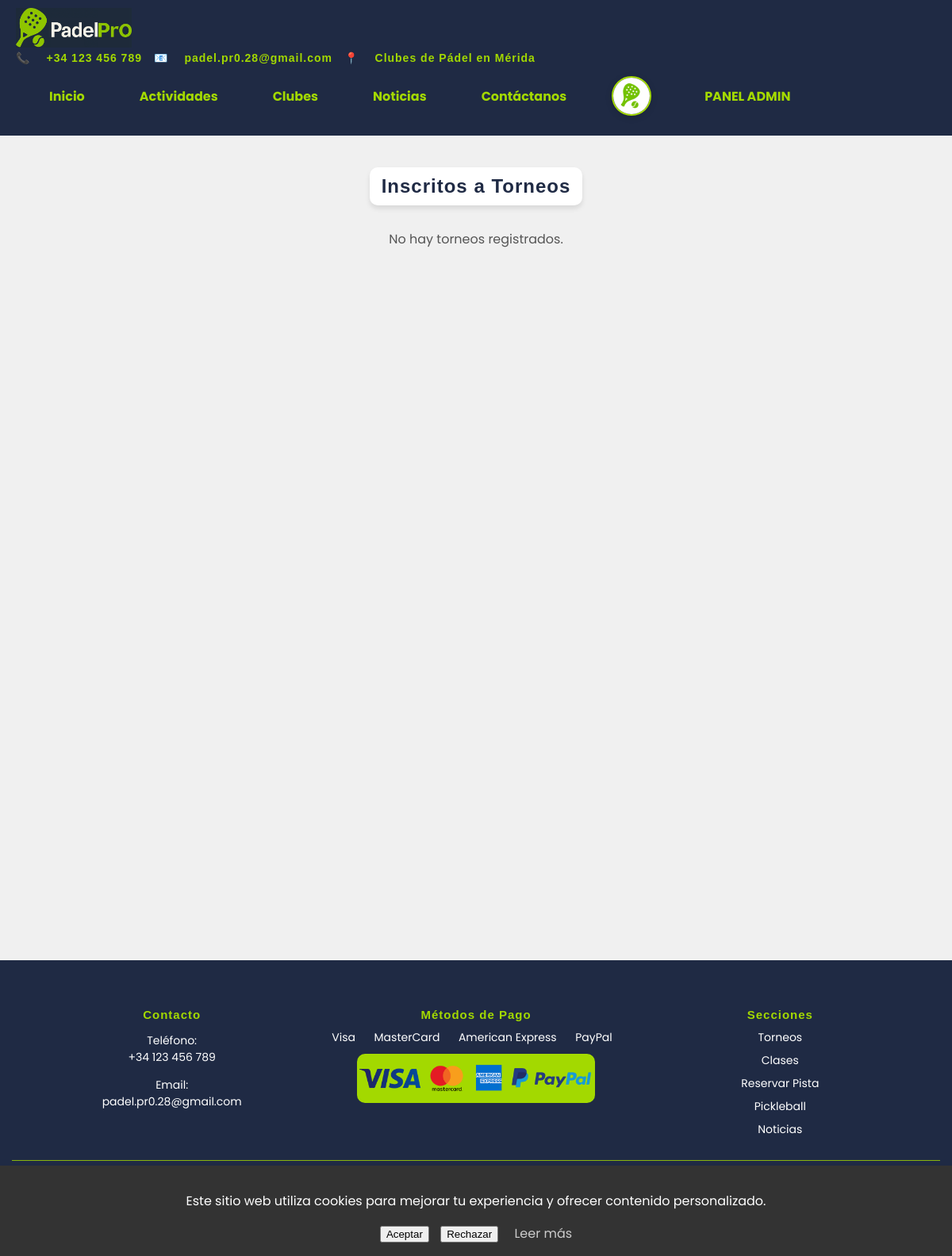
The page /admin/inscritos (signed in) on the database as committed earlier.
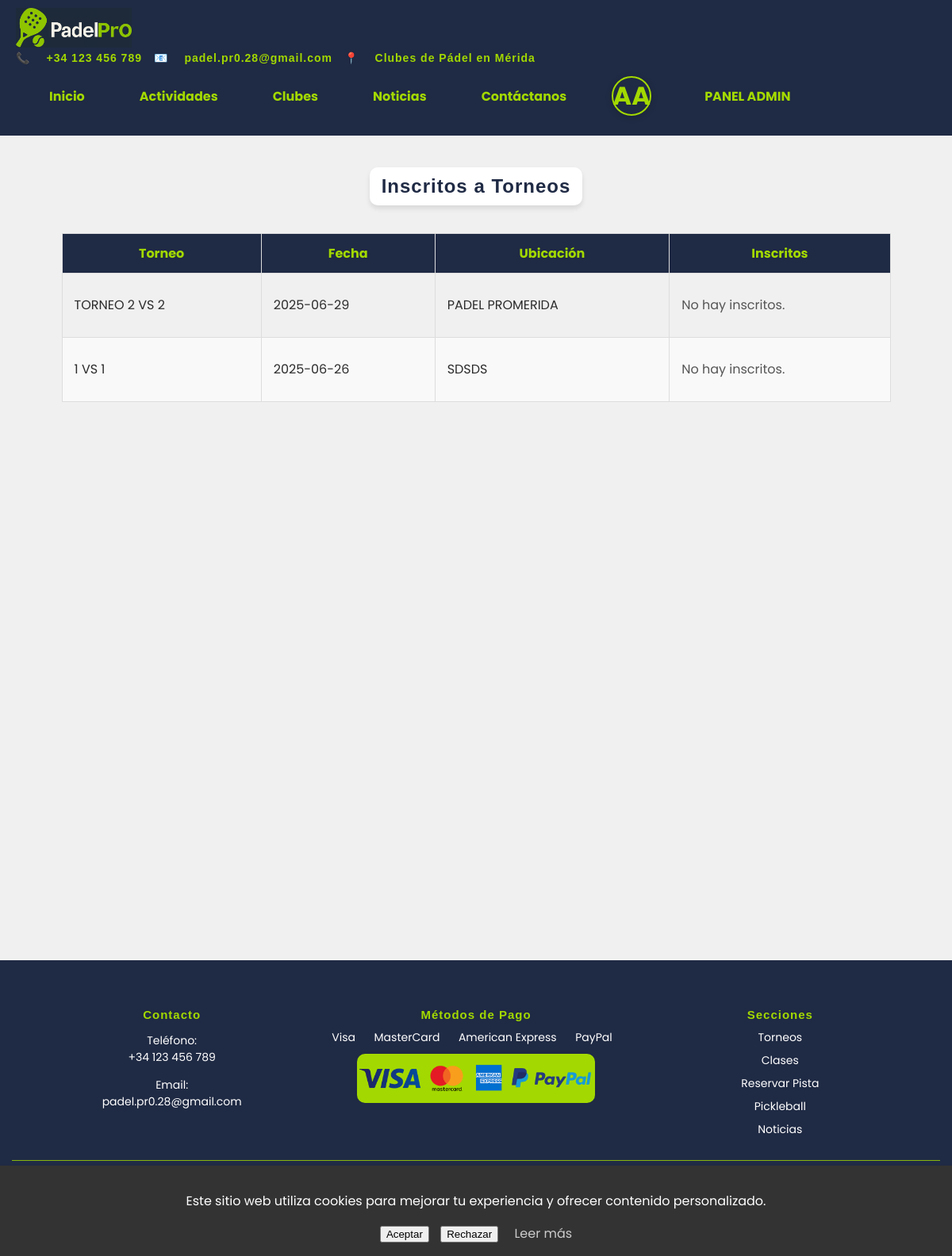
The same page on the database as committed later.
### models.py (models this page shows)
class Torneo(db.Model):
    id = db.Column(db.Integer, primary_key=True)
    nombre = db.Column(db.String(100), unique=True, nullable=False)
    fecha = db.Column(db.String(20), nullable=False)
    hora = db.Column(db.String(10), nullable=False)
    ubicacion = db.Column(db.String(100), nullable=False)
    precio = db.Column(db.String(20), nullable=False)
    descripcion = db.Column(db.Text, nullable=False)
    premios = db.Column(db.Text, nullable=False)
    inscritos = db.Column(db.Text, default="")  # Guarda usuarios inscritos separados por coma

### padel_app.py (the view)
@app.route('/admin/inscritos', methods=['GET'])
@admin_required
def admin_inscritos():
    torneos = Torneo.query.all()
    for torneo in torneos:
        torneo.inscritos_list = torneo.inscritos.split(',') if torneo.inscritos else []
    return render_template('admin_inscritos.html', torneos=torneos)

### padel_app.py (called while the page is built)
@app.before_request
def make_session_permanent():
    session.permanent = True

def admin_required(f):
    @wraps(f)
    def decorated_function(*args, **kwargs):
        if not session.get('usuario') or not session.get('is_admin'):
            flash('Acceso denegado. Solo administradores pueden acceder.', 'danger')
            return redirect(url_for('login'))
        return f(*args, **kwargs)
    return decorated_function

def is_admin_user(username):
    user = Usuario.query.filter_by(usuario=username).first()
    return user and user.is_admin

@app.context_processor
def inject_cookie_consent():
    return {'consent': request.cookies.get('cookie_consent')}

### templates/admin_inscritos.html (shortened to what this page needs)
{% extends "base.html" %}
{% block content %}
<div class="container">
    <h2 class="main-title">Inscritos a Torneos</h2>
    {% if torneos %}
        <table class="reservas-table">
            <thead>
                <tr>
                    <th>Torneo</th>
                    <th>Fecha</th>
                    <th>Ubicación</th>
                    <th>Inscritos</th>
                </tr>
            </thead>
            <tbody>
                {% for torneo in torneos %}
                <tr>
                    <td>{{ torneo.nombre }}</td>
                    <td>{{ torneo.fecha }}</td>
                    <td>{{ torneo.ubicacion }}</td>
                    <td>
                        {% if torneo.inscritos %}
                            <ul>
                                {% for inscrito in torneo.inscritos_list %}
    <li>{{ inscrito }}</li>
{% endfor %}
                            </ul>
                        {% else %}
                            <p>No hay inscritos.</p>
                        {% endif %}
                    </td>
                </tr>
                {% endfor %}
            </tbody>
        </table>
    {% else %}
        <p>No hay torneos registrados.</p>
    {% endif %}
</div>
{% endblock %}

### templates/base.html (shortened to what this page needs)
<!DOCTYPE html>
<html lang="en">
<head>
    <link rel="stylesheet" href="{{ url_for('static', filename='css/styles.css') }}">
    <link rel="stylesheet" href="https://cdnjs.cloudflare.com/ajax/libs/font-awesome/5.15.4/css/all.min.css">
</head>
<body>
    <header>
        <div class="header-left">
            <h1>
                <a href="{{ url_for('home_redirect') }}" class="logo-link">
                    <img src="{{ url_for('static', filename='images/log1.png') }}" alt="PadelPro Logo" class="logo-image">
                </a>
            </h1>
            <div class="contact-info-header">
                <span class="icon">📞</span> +34 123 456 789
                <span class="icon">📧</span> padel.pr0.28@gmail.com
                <span class="icon">📍</span> Clubes de Pádel en Mérida
            </div>
        </div>
        <nav class="navbar">
            <ul class="nav-menu">
                <li><a href="{{ url_for('home_redirect') }}">Inicio</a></li>
        <li class="dropdown">
            <a href="{{ url_for('actividades') }}">Actividades</a>
        </li>
                <li><a href="{{ url_for('clubes') }}">Clubes</a></li>
                <li><a href="{{ url_for('noticias') }}">Noticias</a></li>
                <li><a href="{{ url_for('contacto') }}">Contáctanos</a></li>
                {% if session.get('usuario') %}
                    <li class="user-dropdown">
                        {% if session.get('user_photo') %}
                            <img src="{{ session['user_photo'] }}" alt="Foto de perfil" class="user-photo">
                        {% else %}
                            <div class="user-photo user-initials">
                                {{ session.get('user_initials', '??') }}
                            </div>
                        {% endif %}
                    </li>
                    {% if session.get('usuario') and is_admin_user(session['usuario']) %}
                        <li><a href="{{ url_for('admin_panel') }}">PANEL ADMIN</a></li>
                    {% endif %}
                {% endif %}
            </ul>
        </nav>
    </header>
    <main>
        {% block content %}{% endblock %}
    </main>
    <footer class="footer">
        <div class="footer-container">
            <div class="footer-section">
                <h4>Contacto</h4>
                <p>Teléfono: <a href="tel:+34987654321">+34 123 456 789</a></p>
                <p>Email: <a href="mailto:info@padelclub.com">padel.pr0.28@gmail.com</a></p>
            </div>
            <div class="footer-section">
                <h4>Métodos de Pago</h4>
                <div class="payment-names">
                    <span>Visa</span>
                    <span>MasterCard</span>
                    <span>American Express</span>
                    <span>PayPal</span>
                </div>
                <div class="payment-methods">
                    <img src="{{ url_for('static', filename='images/payment-methods.png') }}" alt="Métodos de Pago">
                </div>
            </div>
            <div class="footer-section">
                <h4>Secciones</h4>
                <ul>
                    <li><a href="{{ url_for('torneos') }}">Torneos</a></li>
                    <li><a href="{{ url_for('clases') }}">Clases</a></li>
                    <li><a href="{{ url_for('reservar_pista') }}">Reservar Pista</a></li>
                    <li><a href="{{ url_for('pickleball') }}">Pickleball</a></li>
                    <li><a href="{{ url_for('noticias') }}">Noticias</a></li>
                </ul>
            </div>
        </div>
        <div class="footer-bottom">
    <p>
        <a href="{{ url_for('aviso_legal') }}">Aviso Legal</a> |
        <a href="{{ url_for('politica_cookies') }}">Política de Cookies</a>
    </p>
</div>
    </footer>
    {% if consent not in ['accepted', 'rejected'] %}
<div id="cookie-banner" style="position: fixed; bottom: 0; left: 0; right: 0; background: #333; color: white; padding: 1em; text-align: center; z-index: 9999;">
    <p>Este sitio web utiliza cookies para mejorar tu experiencia y ofrecer contenido personalizado.</p>
    <button id="btn-accept" style="margin-right: 10px; cursor: pointer;">Aceptar</button>
    <button id="btn-reject" style="cursor: pointer;">Rechazar</button>
    <a href="{{ url_for('politica_cookies') }}" style="color: #ccc; margin-left: 1em;">Leer más</a>
</div>
{% endif %}
</body>
</html>

### templates/admin_inscritos.html (style rules this page uses)
body { background-image: none !important; background-color: #f0f0f0 !important; }

Rows that differ between the two databases and show on the page:
added Torneo: nombre "TORNEO 2 VS 2", fecha "2025-06-29", ubicacion "PADEL PROMERIDA", inscritos "No hay inscritos."
added Torneo: nombre "1 VS 1", fecha "2025-06-26", ubicacion "SDSDS", inscritos "No hay inscritos."
Other text that changed with them:
{{ session.get('user_initials', '??') }}: (not shown) → "AA"
text no longer shown: "No hay torneos registrados."
text now shown: "Torneo Fecha Ubicación Inscritos"
